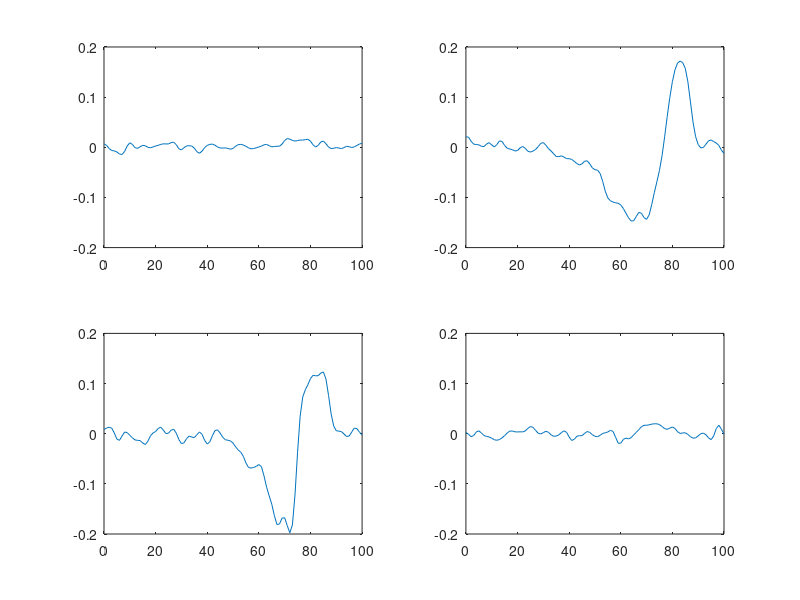

This figure's MATLAB source:
function CNSP3_maincode
load('CN_Project3_2016.mat');
Stm=Stimulus(1:15000);
for j=1:4
    sum=zeros(1,101);
    for i=1:50
         v=All_Spike_Times{j,i}<15;
         v=All_Spike_Times{j,i}(v);
         d=size(v);
         
        for T=0:100
            for l=1:d(2)
                sum(T+1)=sum(T+1)+(Stm(round((v(l)*1000-T+1000*(v(l)*1000<T+1)))))*(v(l)*1000>T+1)/d(2);
            end
        
        end
        
    end
    subplot(2,2,j)
    plot(0:100,sum./50);
    axis([0,100,-0.2,0.2]);
end
end
